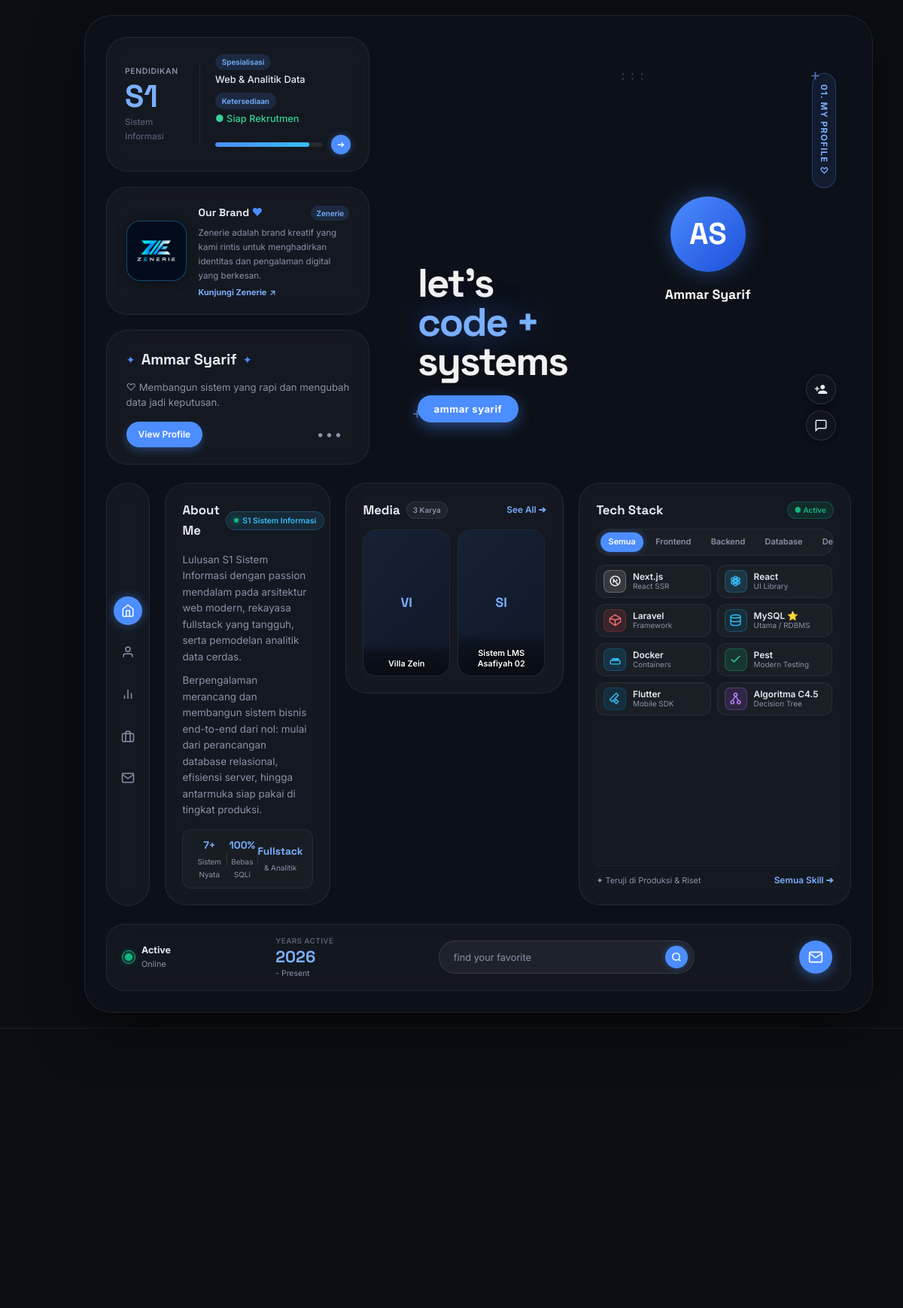
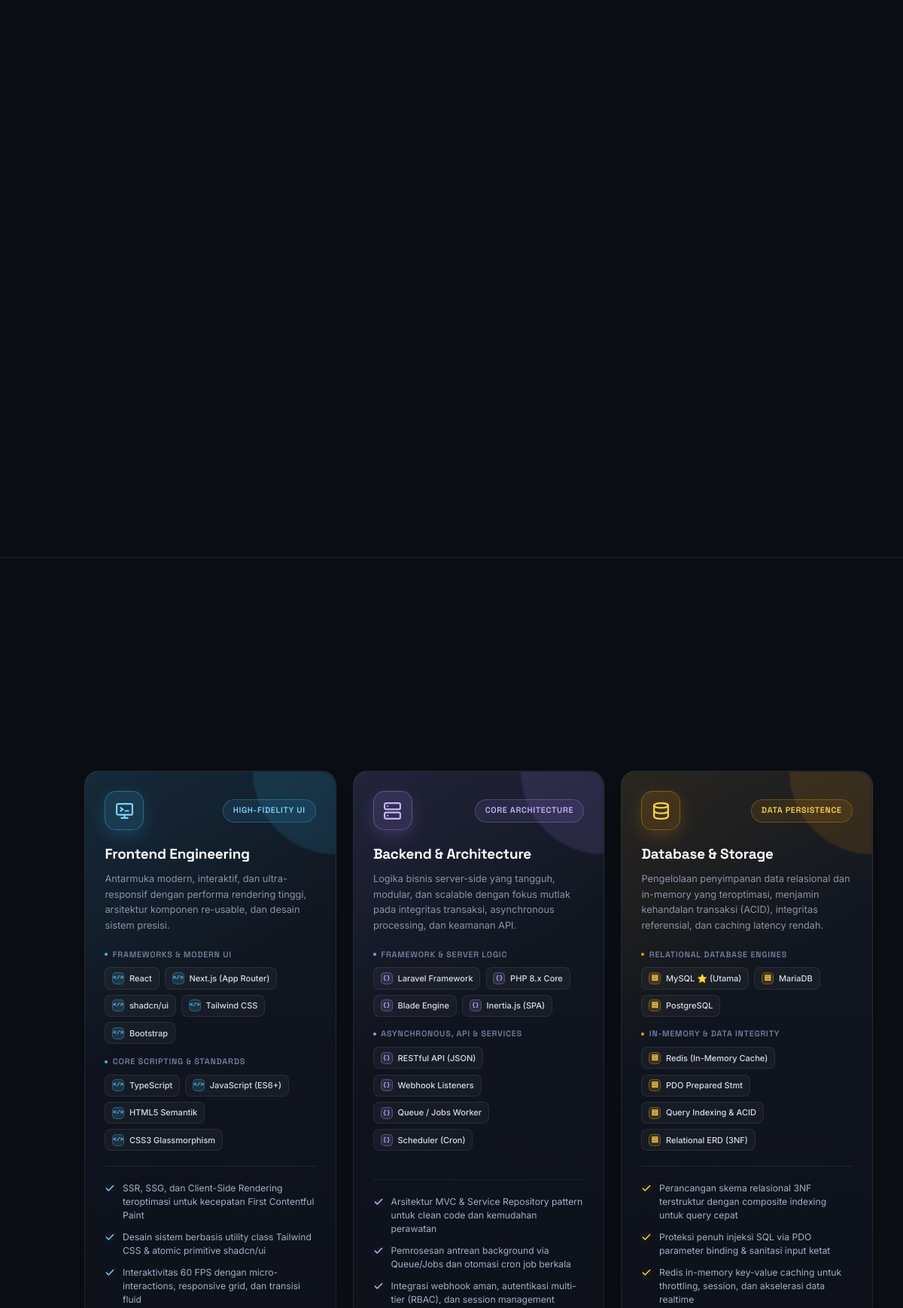
The page / (upper part) on the database its author committed (2 pictures, top to bottom).
### tables this page shows
CREATE TABLE IF NOT EXISTS profile (
    id INT PRIMARY KEY DEFAULT 1,
    full_name VARCHAR(150) NOT NULL,
    role_title VARCHAR(200) DEFAULT '',
    tagline VARCHAR(255) DEFAULT '',
    about TEXT,
    photo VARCHAR(255) DEFAULT '',
    cv_file VARCHAR(255) DEFAULT '',
    email VARCHAR(150) DEFAULT '',
    linkedin VARCHAR(255) DEFAULT '',
    github VARCHAR(255) DEFAULT '',
    instagram VARCHAR(255) DEFAULT '',
    tiktok VARCHAR(255) DEFAULT '',
    skills TEXT COMMENT 'comma-separated list',
    updated_at TIMESTAMP DEFAULT CURRENT_TIMESTAMP ON UPDATE CURRENT_TIMESTAMP
);

CREATE TABLE IF NOT EXISTS projects (
    id INT AUTO_INCREMENT PRIMARY KEY,
    title VARCHAR(150) NOT NULL,
    category VARCHAR(100) DEFAULT '',
    summary VARCHAR(255) DEFAULT '' COMMENT 'short one-liner for card view',
    description TEXT,
    tech_stack VARCHAR(255) DEFAULT '',
    my_role VARCHAR(200) DEFAULT '',
    result_impact TEXT,
    image VARCHAR(255) DEFAULT '',
    demo_link VARCHAR(255) DEFAULT '',
    repo_link VARCHAR(255) DEFAULT '',
    sort_order INT DEFAULT 0,
    is_published TINYINT(1) DEFAULT 1,
    created_at TIMESTAMP DEFAULT CURRENT_TIMESTAMP
);

### index.php (the view, shortened to what the rows shown need)
<?php
require_once __DIR__ . '/includes/db.php';
require_once __DIR__ . '/includes/functions.php';
$profile = get_profile($pdo);
$homeContent = get_homepage_content($pdo);
$projects = get_published_projects($pdo);
$mediaProjects = array_slice($projects, 0, 3);
$heroPhoto = !empty($profile['photo']) && file_exists(UPLOAD_DIR_PHOTOS . '/' . basename($profile['photo']))
    ? upload_url('photos', $profile['photo'])
    : '';
$hasCv = false;
$cvUrl = '#';
?>
<!DOCTYPE html>
<html lang="id">
<head>
  <link rel="stylesheet" href="<?= asset('css/style.css') ?>">
</head>
<body>
<main id="top">
    <section id="hero" class="bento-master-canvas">
      <div class="site-container">
        <div class="bento-frame">
          <div class="bento-top-tier">
            <div class="bento-left-col">
              <div class="bento-card bento-card-identity">
                <div class="bento-identity-title">
                  <span>✦</span>
                  <h3><?= e($profile['full_name']) ?></h3>
                  <span>✦</span>
                </div>
                <p class="bento-identity-desc">
                  ♡ <?= e($profile['tagline']) ?>
                </p>
                <div class="bento-identity-actions">
                  <?php if ($hasCv): ?>
                    <a href="<?= e($cvUrl) ?>" download class="btn-bento-pill primary" id="btn-download-cv"><?= e($homeContent['identity_button']) ?></a>
                  <?php else: ?>
                    <a href="#about" class="btn-bento-pill primary"><?= e($homeContent['identity_button']) ?></a>
                  <?php endif; ?>
                  <span class="bento-dots-menu" title="Menu Opsi">•••</span>
                </div>
              </div>
            </div>
            <div class="bento-hero-visual">
              <div class="bento-portrait-frame">
                <?php if (!empty($heroPhoto)): ?>
                  <img src="<?= e($heroPhoto) ?>" alt="<?= e($profile['full_name']) ?>" class="bento-portrait-img">
                <?php else: ?>
                  <div class="bento-portrait-placeholder">
                    <div class="bento-avatar-circle">AS</div>
                    <div style="font-family: var(--font-display); font-weight: 700; color: #fff; font-size: 1.1rem;"><?= e($profile['full_name']) ?></div>
                  </div>
                <?php endif; ?>
              </div>
            </div>
          </div>
          <div class="bento-bottom-tier">
            <div class="bento-deck-stage" id="bentoDeckStage">
              <div class="bento-deck-track" id="bentoDeckTrack">
                <div class="bento-deck-panel" id="deck-panel-0" role="tabpanel" data-panel="0">
                  <div class="bento-card bento-card-media">
                    <div class="bento-media-cards-row">
                      <?php foreach ($mediaProjects as $mp):
                        $mpImg = !empty($mp['image']) && file_exists(UPLOAD_DIR_PROJECTS . '/' . basename($mp['image']))
                          ? upload_url('projects', $mp['image'])
                          : '';
                      ?>
                        <div class="bento-media-mini-card btn-detail-trigger" data-id="<?= (int)$mp['id'] ?>" role="button" tabindex="0" title="Buka detail <?= e($mp['title']) ?>">
                          <?php if (!empty($mpImg)): ?>
                            <img src="<?= e($mpImg) ?>" alt="<?= e($mp['title']) ?>" loading="eager" fetchpriority="high" decoding="async" />
                          <?php else: ?>
                            <div class="media-thumb-placeholder"><?= strtoupper(substr($mp['title'], 0, 2)) ?></div>
                          <?php endif; ?>
                          <div class="bento-media-overlay">
                            <span class="bento-media-title"><?= e($mp['title']) ?></span>
                          </div>
                        </div>
                      <?php endforeach; ?>
                    </div>
                  </div>
                </div>
              </div>
            </div>
          </div>
        </div>
      </div>
    </section>
  </main>
</body>
</html>

### rows shown on the page
profile: full_name "Ammar Syarif", tagline "Membangun sistem yang rapi dan mengubah data jadi keputusan."
projects: title "VI", title "Villa Zein"
projects: title "SI", title "Sistem LMS Asafiyah 02"

### other values the page prints
$homeContent['hero_education_label'] "PENDIDIKAN"
$homeContent['hero_degree'] "S1"
$homeContent['hero_field'] "Sistem Informasi"
$homeContent['hero_specialty_label'] "Spesialisasi"
$homeContent['hero_specialty_value'] "Web & Analitik Data"
$homeContent['hero_availability_label'] "Ketersediaan"
$homeContent['hero_availability_value'] "● Siap Rekrutmen"
$homeContent['brand_title'] "Our Brand"
$homeContent['brand_badge'] "Zenerie"
$homeContent['brand_description'] "Zenerie adalah brand kreatif yang kami rintis untuk menghadirkan identitas dan pengalaman digital yang berkesan."
$homeContent['brand_button'] "Kunjungi Zenerie"
$homeContent['identity_button'] "View Profile"
$homeContent['hero_line_one'] "let's"
$homeContent['hero_line_two'] "code +"
$homeContent['hero_line_three'] "systems"
